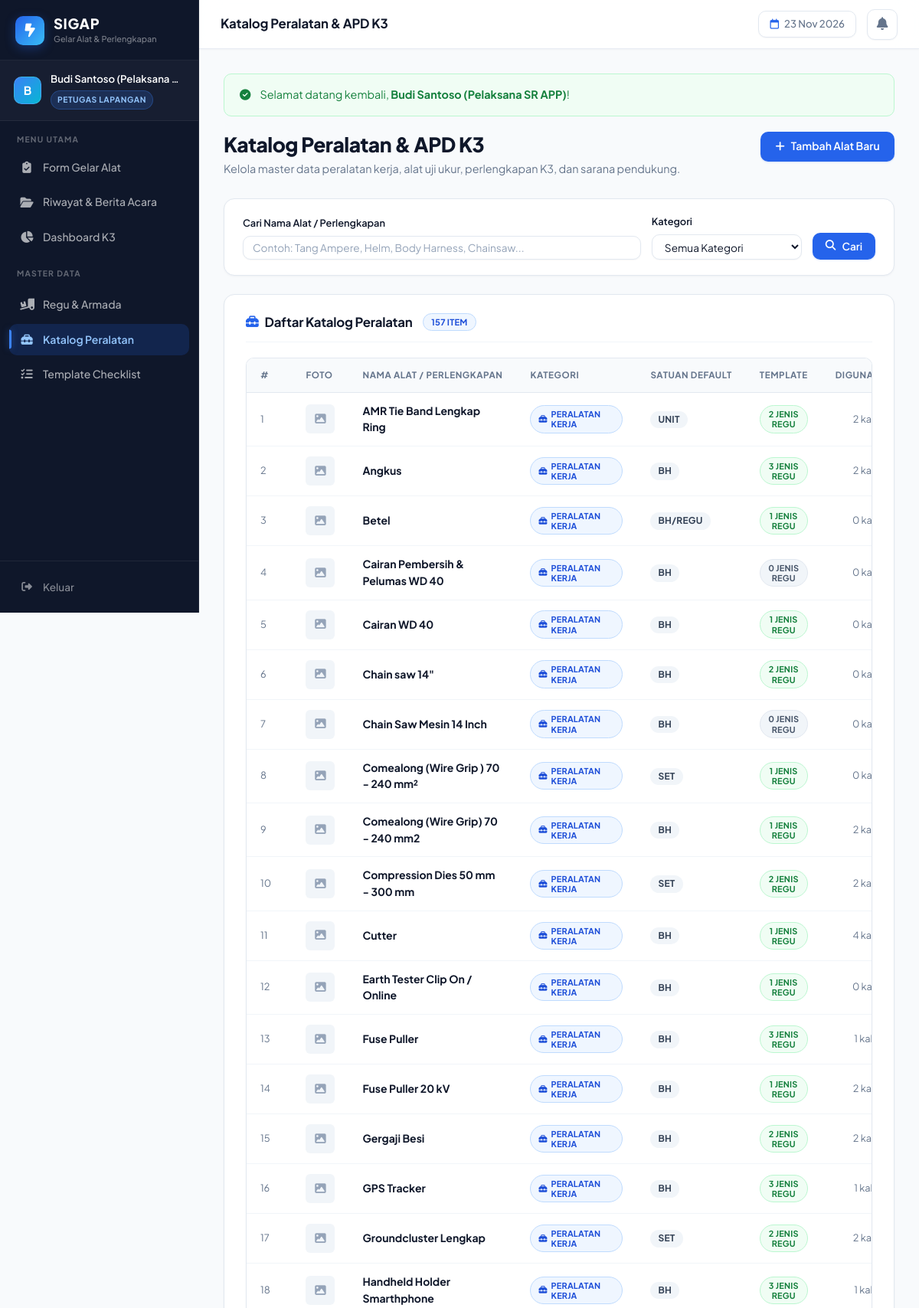
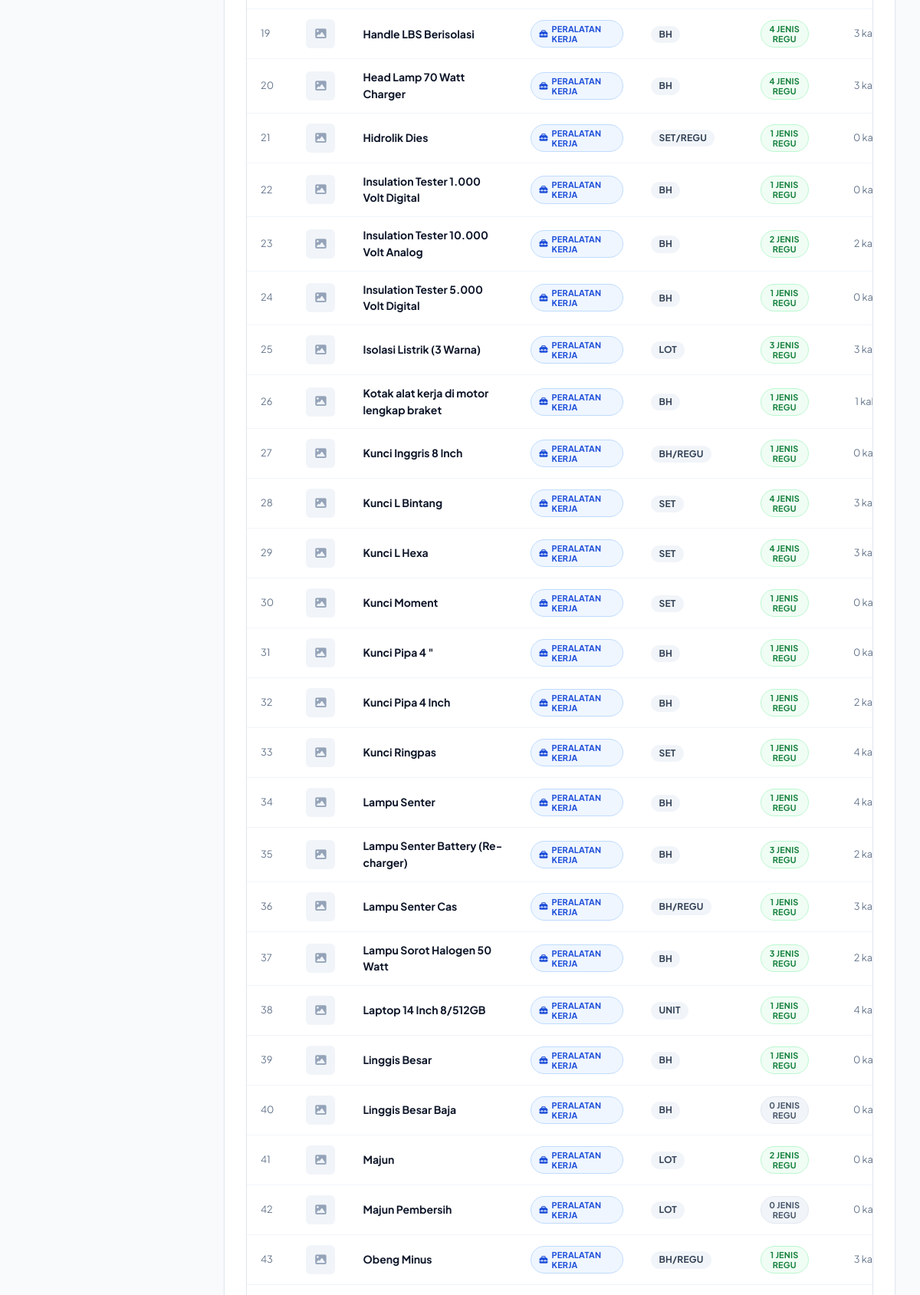
Page /master/barang/index.php (signed in, upper part) on the committed database (2 pictures, top to bottom).
### tables this page shows
CREATE TABLE IF NOT EXISTS master_barang (
    id               INT          AUTO_INCREMENT PRIMARY KEY,
    nama_barang      VARCHAR(150) NOT NULL UNIQUE,
    kategori         ENUM('alat_kerja', 'k3_safety', 'kendaraan_pendukung', 'administrasi') NOT NULL,
    satuan_default   VARCHAR(30)  NOT NULL,
    gambar_referensi VARCHAR(255) NULL,
    created_at       TIMESTAMP    DEFAULT CURRENT_TIMESTAMP,
    updated_at       TIMESTAMP    DEFAULT CURRENT_TIMESTAMP ON UPDATE CURRENT_TIMESTAMP,
    INDEX idx_barang_kategori (kategori),
    INDEX idx_barang_nama     (nama_barang)
);

### master/barang/index.php (the view, shortened to what this page needs)
<?php
$pdo = get_db_connection();
$search          = trim(isset($_GET['q']) ? $_GET['q'] : '');
$where = [];
$params = [];
$where_sql = !empty($where) ? 'WHERE ' . implode(' AND ', $where) : '';
$stmt = $pdo->prepare("
    SELECT b.*,
           (SELECT COUNT(*) FROM template_checklist_item t WHERE t.master_barang_id = b.id) AS total_template,
           (SELECT COUNT(*) FROM gelar_alat_detail d WHERE d.master_barang_id = b.id) AS total_inspeksi
    FROM master_barang b
    {$where_sql}
    ORDER BY b.kategori, b.nama_barang
");
$stmt->execute($params);
$barang_list = $stmt->fetchAll();
$kategori_labels = [
    'alat_kerja'          => ['label' => 'Peralatan Kerja', 'icon' => 'fa-toolbox', 'class' => 'badge-submitted'],
    'k3_safety'           => ['label' => 'APD & Keselamatan K3', 'icon' => 'fa-hard-hat', 'class' => 'badge-rejected'],
    'kendaraan_pendukung' => ['label' => 'Armada / Sarana', 'icon' => 'fa-truck-pickup', 'class' => 'badge-approved'],
    'administrasi'        => ['label' => 'Administrasi & Personel', 'icon' => 'fa-id-card-clip', 'class' => 'badge-draft'],
];
require_once __DIR__ . '/../../includes/header.php';
?>
<div style="display:flex; justify-content:space-between; align-items:flex-start; margin-bottom:1.75rem; flex-wrap:wrap; gap:1rem;">
    <div>
        <h1 style="font-size:1.65rem; font-weight:800; letter-spacing:-0.02em; margin-bottom:4px; color:var(--text-main);">Katalog Peralatan & APD K3</h1>
        <p style="color:var(--text-muted); font-size:0.9rem;">Kelola master data peralatan kerja, alat uji ukur, perlengkapan K3, dan sarana pendukung.</p>
    </div>
    <button onclick="openModalTambah()" class="btn btn-primary">
        <i class="fa-solid fa-plus"></i> Tambah Alat Baru
    </button>
</div>
<div class="card" style="margin-bottom:1.5rem; padding:1.25rem 1.5rem;">
    <form method="GET" style="display:flex; gap:14px; flex-wrap:wrap; align-items:flex-end;">
        <div style="flex:1; min-width:200px;">
            <label class="form-label" style="font-size:0.8rem;">Cari Nama Alat / Perlengkapan</label>
            <input type="text" name="q" class="form-control" placeholder="Contoh: Tang Ampere, Helm, Body Harness, Chainsaw..." value="<?= htmlspecialchars($search) ?>" style="font-size:0.85rem; padding:6px 12px;">
        </div>
        <div>
            <label class="form-label" style="font-size:0.8rem;">Kategori</label>
            <select name="kategori" class="form-control" style="font-size:0.85rem; padding:6px 12px; min-width:180px;">
                <option value="">Semua Kategori</option>
            </select>
        </div>
        <div style="display:flex; gap:8px;">
            <button type="submit" class="btn btn-primary" style="padding:7px 16px; font-size:0.85rem;">
                <i class="fa-solid fa-magnifying-glass"></i> Cari
            </button>
        </div>
    </form>
</div>
<div class="card">
    <div class="card-header">
        <h2 class="card-title">
            <i class="fa-solid fa-toolbox" style="color:var(--primary);"></i>
            Daftar Katalog Peralatan
            <span class="badge badge-submitted" style="font-size:0.7rem; margin-left:6px;"><?= count($barang_list) ?> item</span>
        </h2>
    </div>
    <?php if (empty($barang_list)): ?>
        <div style="text-align:center; padding:3rem 1rem; color:var(--text-muted);">
            <div style="width:48px; height:48px; border-radius:50%; background:#f1f5f9; color:#64748b; display:flex; align-items:center; justify-content:center; margin:0 auto 10px; font-size:1.3rem;">
                <i class="fa-solid fa-toolbox"></i>
            </div>
            <strong style="color:var(--text-main);">Tidak ada data peralatan ditemukan</strong>
            <p style="font-size:0.825rem; margin-top:2px;">Silakan tambahkan data alat baru atau sesuaikan filter pencarian Anda.</p>
        </div>
    <?php else: ?>
        <div class="table-responsive">
            <table class="data-table">
                <thead>
                    <tr>
                        <th width="40px">#</th>
                        <th width="50px">Foto</th>
                        <th>Nama Alat / Perlengkapan</th>
                        <th>Kategori</th>
                        <th>Satuan Default</th>
                        <th style="text-align:center;">Template</th>
                        <th style="text-align:center;">Digunakan</th>
                    </tr>
                </thead>
                <tbody>
                    <?php foreach ($barang_list as $i => $row): ?>
                        <?php $kat_info = isset($kategori_labels[$row['kategori']]) ? $kategori_labels[$row['kategori']] : ['label' => $row['kategori'], 'icon' => 'fa-tag', 'class' => 'badge-draft']; ?>
                        <tr>
                            <td style="color:var(--text-muted); font-size:0.8rem;"><?= $i + 1 ?></td>
                            <td>
                                <?php if (!empty($row['gambar_referensi'])): ?>
                                    <img src="<?= base_url('uploads/referensi/' . htmlspecialchars($row['gambar_referensi'])) ?>"
                                         style="width:38px; height:38px; object-fit:cover; border-radius:var(--radius-sm); border:1px solid var(--border-color); cursor:pointer;"
                                         onclick="previewImage(this.src, '<?= addslashes(htmlspecialchars($row['nama_barang'])) ?>')"
                                         title="Klik perbesar">
                                <?php else: ?>
                                    <div style="width:38px; height:38px; border-radius:var(--radius-sm); background:#f1f5f9; color:#94a3b8; display:flex; align-items:center; justify-content:center; font-size:0.9rem;">
                                        <i class="fa-solid fa-image"></i>
                                    </div>
                                <?php endif; ?>
                            </td>
                            <td>
                                <strong style="color:var(--text-main); font-size:0.875rem;"><?= htmlspecialchars($row['nama_barang']) ?></strong>
                            </td>
                            <td>
                                <span class="badge <?= $kat_info['class'] ?>" style="font-size:0.68rem;">
                                    <i class="fa-solid <?= $kat_info['icon'] ?>"></i> <?= $kat_info['label'] ?>
                                </span>
                            </td>
                            <td>
                                <span class="badge" style="background:#f1f5f9; color:#334155; font-size:0.75rem;">
                                    <?= htmlspecialchars($row['satuan_default']) ?>
                                </span>
                            </td>
                            <td style="text-align:center;">
                                <span class="badge <?= $row['total_template'] > 0 ? 'badge-approved' : 'badge-draft' ?>" style="font-size:0.68rem;">
                                    <?= $row['total_template'] ?> Jenis Regu
                                </span>
                            </td>
                            <td style="text-align:center; font-size:0.8rem; color:var(--text-muted);">
                                <?= $row['total_inspeksi'] ?> kali
                            </td>
                        </tr>
                    <?php endforeach; ?>
                </tbody>
            </table>
        </div>
    <?php endif; ?>
</div>
<?php require_once __DIR__ . '/../../includes/footer.php'; ?>

### rows in the picture
master_barang: nama_barang "AMR Tie Band Lengkap Ring", kategori "PERALATAN KERJA", satuan_default "UNIT", total_template "2", total_inspeksi "2"
master_barang: nama_barang "Angkus", kategori "PERALATAN KERJA", satuan_default "BH", total_template "3", total_inspeksi "2"
master_barang: nama_barang "Betel", kategori "PERALATAN KERJA", satuan_default "BH/REGU", total_template "1", total_inspeksi "0"
master_barang: nama_barang "Cairan Pembersih & Pelumas WD 40", kategori "PERALATAN KERJA", satuan_default "BH", total_template "0", total_inspeksi "0"
master_barang: nama_barang "Cairan WD 40", kategori "PERALATAN KERJA", satuan_default "BH", total_template "1", total_inspeksi "0"
master_barang: nama_barang "Chain saw 14\"", kategori "PERALATAN KERJA", satuan_default "BH", total_template "2", total_inspeksi "0"
master_barang: nama_barang "Chain Saw Mesin 14 Inch", kategori "PERALATAN KERJA", satuan_default "BH", total_template "0", total_inspeksi "0"
master_barang: nama_barang "Comealong (Wire Grip ) 70 - 240 mm²", kategori "PERALATAN KERJA", satuan_default "SET", total_template "1", total_inspeksi "0"
master_barang: nama_barang "Comealong (Wire Grip) 70 - 240 mm2", kategori "PERALATAN KERJA", satuan_default "BH", total_template "1", total_inspeksi "2"
master_barang: nama_barang "Compression Dies 50 mm - 300 mm", kategori "PERALATAN KERJA", satuan_default "SET", total_template "2", total_inspeksi "2"
master_barang: nama_barang "Cutter", kategori "PERALATAN KERJA", satuan_default "BH", total_template "1", total_inspeksi "4"
master_barang: nama_barang "Earth Tester Clip On / Online", kategori "PERALATAN KERJA", satuan_default "BH", total_template "1", total_inspeksi "0"
master_barang: nama_barang "Fuse Puller", kategori "PERALATAN KERJA", satuan_default "BH", total_template "3", total_inspeksi "1"
master_barang: nama_barang "Fuse Puller 20 kV", kategori "PERALATAN KERJA", satuan_default "BH", total_template "1", total_inspeksi "2"
master_barang: nama_barang "Gergaji Besi", kategori "PERALATAN KERJA", satuan_default "BH", total_template "2", total_inspeksi "2"
master_barang: nama_barang "GPS Tracker", kategori "PERALATAN KERJA", satuan_default "BH", total_template "3", total_inspeksi "1"
master_barang: nama_barang "Groundcluster Lengkap", kategori "PERALATAN KERJA", satuan_default "SET", total_template "2", total_inspeksi "2"
master_barang: nama_barang "Handheld Holder Smarthphone", kategori "PERALATAN KERJA", satuan_default "BH", total_template "3", total_inspeksi "1"
master_barang: nama_barang "Handle LBS Berisolasi", kategori "PERALATAN KERJA", satuan_default "BH", total_template "4", total_inspeksi "3"
master_barang: nama_barang "Head Lamp 70 Watt Charger", kategori "PERALATAN KERJA", satuan_default "BH", total_template "4", total_inspeksi "3"
master_barang: nama_barang "Hidrolik Dies", kategori "PERALATAN KERJA", satuan_default "SET/REGU", total_template "1", total_inspeksi "0"
master_barang: nama_barang "Insulation Tester 1.000 Volt Digital", kategori "PERALATAN KERJA", satuan_default "BH", total_template "1", total_inspeksi "0"
master_barang: nama_barang "Insulation Tester 10.000 Volt Analog", kategori "PERALATAN KERJA", satuan_default "BH", total_template "2", total_inspeksi "2"
master_barang: nama_barang "Insulation Tester 5.000 Volt Digital", kategori "PERALATAN KERJA", satuan_default "BH", total_template "1", total_inspeksi "0"
master_barang: nama_barang "Isolasi Listrik (3 Warna)", kategori "PERALATAN KERJA", satuan_default "LOT", total_template "3", total_inspeksi "3"
master_barang: nama_barang "Kotak alat kerja di motor lengkap braket", kategori "PERALATAN KERJA", satuan_default "BH", total_template "1", total_inspeksi "1"
master_barang: nama_barang "Kunci Inggris 8 Inch", kategori "PERALATAN KERJA", satuan_default "BH/REGU", total_template "1", total_inspeksi "0"
master_barang: nama_barang "Kunci L Bintang", kategori "PERALATAN KERJA", satuan_default "SET", total_template "4", total_inspeksi "3"
master_barang: nama_barang "Kunci L Hexa", kategori "PERALATAN KERJA", satuan_default "SET", total_template "4", total_inspeksi "3"
master_barang: nama_barang "Kunci Moment", kategori "PERALATAN KERJA", satuan_default "SET", total_template "1", total_inspeksi "0"
master_barang: nama_barang "Kunci Pipa 4 \"", kategori "PERALATAN KERJA", satuan_default "BH", total_template "1", total_inspeksi "0"
master_barang: nama_barang "Kunci Pipa 4 Inch", kategori "PERALATAN KERJA", satuan_default "BH", total_template "1", total_inspeksi "2"
master_barang: nama_barang "Kunci Ringpas", kategori "PERALATAN KERJA", satuan_default "SET", total_template "1", total_inspeksi "4"
master_barang: nama_barang "Lampu Senter", kategori "PERALATAN KERJA", satuan_default "BH", total_template "1", total_inspeksi "4"
master_barang: nama_barang "Lampu Senter Battery (Re-charger)", kategori "PERALATAN KERJA", satuan_default "BH", total_template "3", total_inspeksi "2"
master_barang: nama_barang "Lampu Senter Cas", kategori "PERALATAN KERJA", satuan_default "BH/REGU", total_template "1", total_inspeksi "3"
master_barang: nama_barang "Lampu Sorot Halogen 50 Watt", kategori "PERALATAN KERJA", satuan_default "BH", total_template "3", total_inspeksi "2"
master_barang: nama_barang "Laptop 14 Inch 8/512GB", kategori "PERALATAN KERJA", satuan_default "UNIT", total_template "1", total_inspeksi "4"
master_barang: nama_barang "Linggis Besar", kategori "PERALATAN KERJA", satuan_default "BH", total_template "1", total_inspeksi "0"
master_barang: nama_barang "Linggis Besar Baja", kategori "PERALATAN KERJA", satuan_default "BH", total_template "0", total_inspeksi "0"
master_barang: nama_barang "Majun", kategori "PERALATAN KERJA", satuan_default "LOT", total_template "2", total_inspeksi "0"
master_barang: nama_barang "Majun Pembersih", kategori "PERALATAN KERJA", satuan_default "LOT", total_template "0", total_inspeksi "0"
master_barang: nama_barang "Obeng Minus", kategori "PERALATAN KERJA", satuan_default "BH/REGU", total_template "1", total_inspeksi "3"

### other values in the picture
substr($user['nama_lengkap'], 0, 1) "B"
$user['nama_lengkap'] "Budi Santoso (Pelaksana…"
$page_title "Katalog Peralatan & APD K3"
$flash_success "Selamat datang kembali, Budi Santoso (Pelaksana SR APP) !"
count($barang_list) "157"
